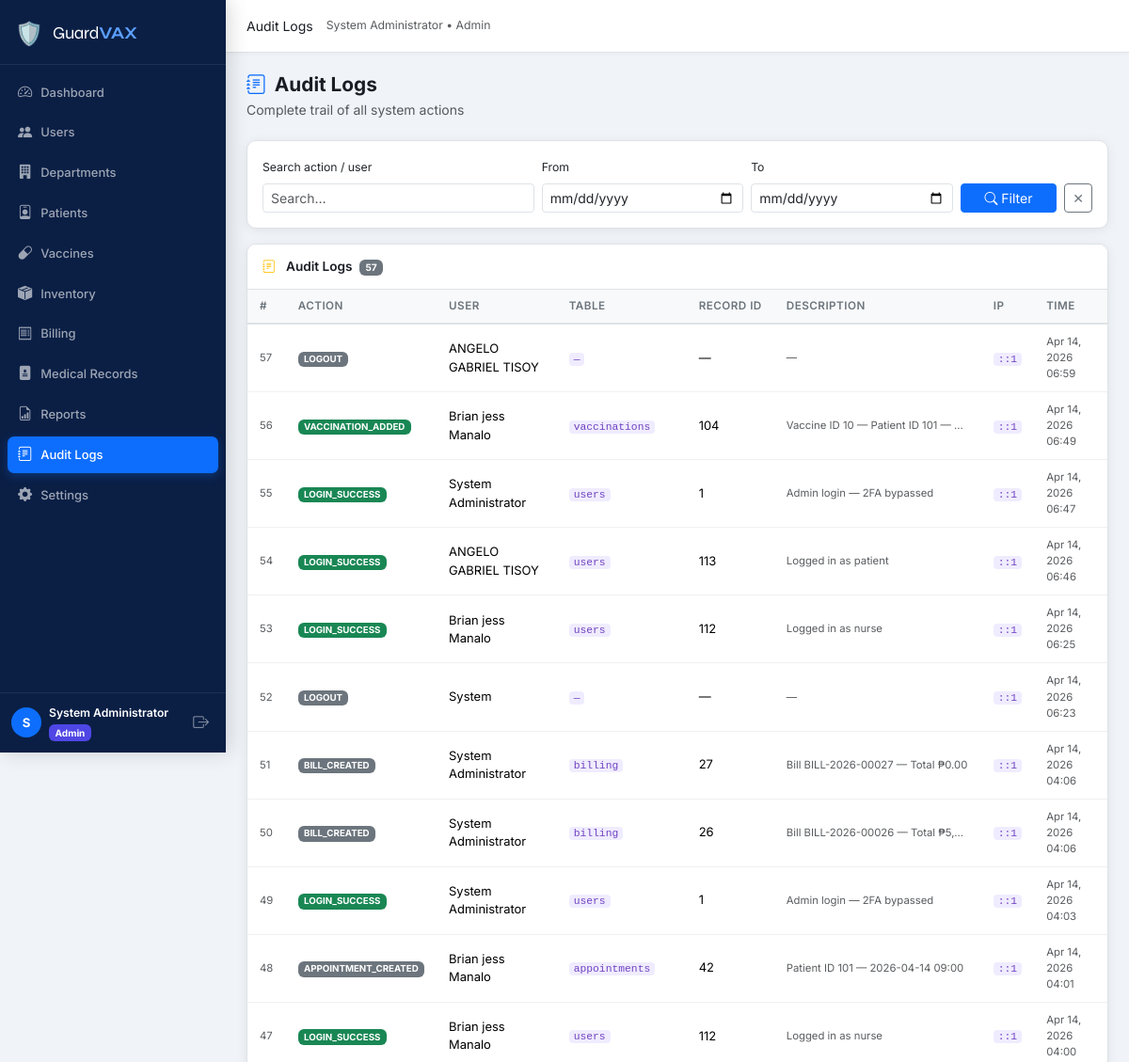
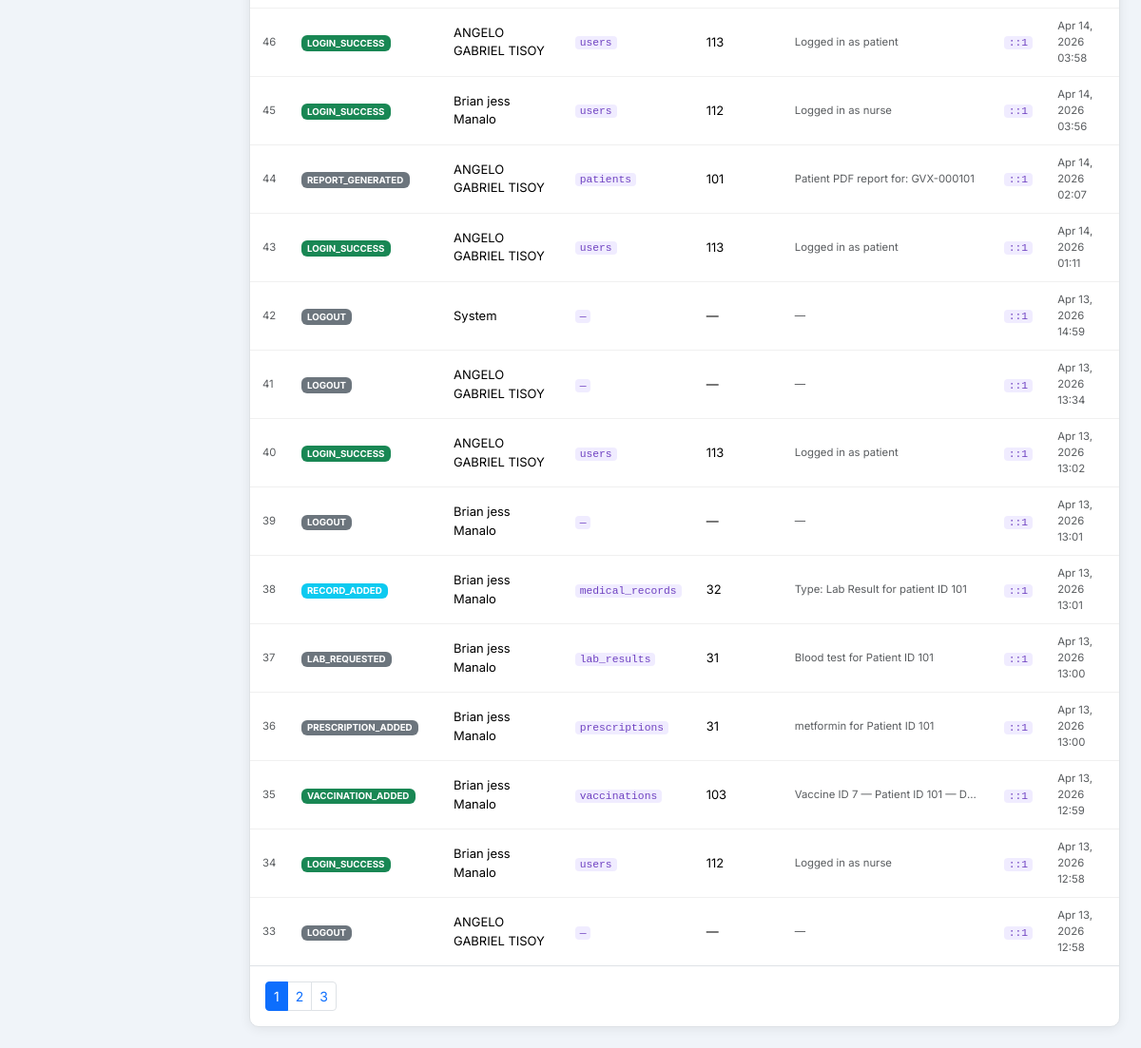
/admin/audit_logs.php (signed in), run on the app's committed database (2 pictures, top to bottom).
### tables this page shows
CREATE TABLE `users` (
  `id` int(10) UNSIGNED NOT NULL,
  `name` varchar(150) NOT NULL,
  `email` varchar(150) NOT NULL,
  `password` varchar(255) NOT NULL,
  `role_id` int(10) UNSIGNED NOT NULL,
  `department_id` int(10) UNSIGNED DEFAULT NULL,
  `status` enum('active','inactive','pending') NOT NULL DEFAULT 'pending',
  `email_verified` tinyint(1) NOT NULL DEFAULT 0,
  `created_at` datetime NOT NULL DEFAULT current_timestamp(),
  `updated_at` datetime NOT NULL DEFAULT current_timestamp() ON UPDATE current_timestamp()
);

CREATE TABLE `roles` (
  `id` int(10) UNSIGNED NOT NULL,
  `name` varchar(50) NOT NULL,
  `label` varchar(100) NOT NULL
);

CREATE TABLE `audit_logs` (
  `id` int(10) UNSIGNED NOT NULL,
  `user_id` int(10) UNSIGNED DEFAULT NULL,
  `action` varchar(100) NOT NULL,
  `table_name` varchar(100) DEFAULT NULL,
  `record_id` int(10) UNSIGNED DEFAULT NULL,
  `description` text DEFAULT NULL,
  `ip_address` varchar(45) DEFAULT NULL,
  `created_at` datetime NOT NULL DEFAULT current_timestamp()
);

### config/db.php (called while the page is built, shortened)
<?php
function db(): PDO {
    static $pdo = null;
    if ($pdo === null) {
        $dsn = sprintf(
            'mysql:host=%s;port=%s;dbname=%s;charset=%s',
            DB_HOST, DB_PORT, DB_NAME, DB_CHARSET
        );
        $options = [
            PDO::ATTR_ERRMODE            => PDO::ERRMODE_EXCEPTION,
            PDO::ATTR_DEFAULT_FETCH_MODE => PDO::FETCH_ASSOC,
            PDO::ATTR_EMULATE_PREPARES   => false,
        ];
        try {
            $pdo = new PDO($dsn, DB_USER, DB_PASS, $options);
            $offset = (new DateTime())->format('P');
            $pdo->exec("SET time_zone='{$offset}'");
        } catch (PDOException $e) {
            die('<div style="padding:2rem;color:red;font-family:monospace">
                <strong>Database Connection Error:</strong> ' . htmlspecialchars($e->getMessage()) . '
            </div>');
        }
    }
    return $pdo;
}

### includes/functions.php (called while the page is built, shortened)
<?php
require_once __DIR__ . '/../config/db.php';
function isLoggedIn(): bool
{
    return isset($_SESSION['user_id']) && !empty($_SESSION['user_id']);
}
function getCurrentUser(): ?array
{
    $stmt = db()->prepare('SELECT u.*, r.name AS role_name FROM users u JOIN roles r ON r.id = u.role_id WHERE u.id = ?');
    $stmt->execute([$_SESSION['user_id']]);
    return $stmt->fetch() ?: null;
}
function sanitize(string $value): string
{
    return htmlspecialchars(trim($value), ENT_QUOTES, 'UTF-8');
}
function paginate(int $total, int $perPage, int $current): array
{
    $pages = (int) ceil($total / $perPage);
    return [
        'total'    => $total,
        'per_page' => $perPage,
        'current'  => $current,
        'pages'    => $pages,
        'offset'   => ($current - 1) * $perPage,
    ];
}
function formatDate(string $date, string $format = 'M d, Y'): string
{
    return $date ? date($format, strtotime($date)) : 'N/A';
}

### includes/auth.php (called while the page is built, shortened)
<?php
require_once __DIR__ . '/functions.php';
function guard(string ...$allowedRoles): array
{
    $user = getCurrentUser();
    return $user;
}

### admin/audit_logs.php (the view, shortened to what this page needs)
<?php
require_once __DIR__ . '/../includes/auth.php';
require_once __DIR__ . '/../includes/layout.php';
$user = guard('admin');
$search    = sanitize($_GET['q'] ?? '');
$dateFrom  = $_GET['date_from'] ?? '';
$dateTo    = $_GET['date_to'] ?? '';
$page      = max(1, (int)($_GET['page'] ?? 1));
$perPage   = 25;
$where  = '1=1';
$params = [];
$countStmt = db()->prepare("SELECT COUNT(*) FROM audit_logs al LEFT JOIN users u ON u.id = al.user_id WHERE {$where}");
$countStmt->execute($params);
$total = (int) $countStmt->fetchColumn();
$pager = paginate($total, $perPage, $page);
$stmt = db()->prepare(
    "SELECT al.*, u.name AS user_name, r.name AS user_role
     FROM audit_logs al
     LEFT JOIN users u ON u.id = al.user_id
     LEFT JOIN roles r ON r.id = u.role_id
     WHERE {$where}
     ORDER BY al.created_at DESC
     LIMIT {$pager['per_page']} OFFSET {$pager['offset']}"
);
$stmt->execute($params);
$logs = $stmt->fetchAll();
$actionColors = [
    'LOGIN_SUCCESS'    => 'success',
    'LOGIN_FAIL'       => 'danger',
    'LOGOUT'           => 'secondary',
    'REGISTER'         => 'info',
    'USER_CREATED'     => 'primary',
    'USER_UPDATED'     => 'warning',
    'USER_STATUS_CHANGED'=> 'warning',
    'PATIENT_CREATED'  => 'primary',
    'PATIENT_UPDATED'  => 'warning',
    'VACCINATION_ADDED'=> 'success',
    'RECORD_ADDED'     => 'info',
    'PASSWORD_RESET'   => 'danger',
    'EMAIL_VERIFIED'   => 'success',
];
?>
<?php renderHead('Audit Logs'); ?>
<?php renderNav($user); ?>
<?php renderPageHeader('Audit Logs', 'Complete trail of all system actions', 'journal-text'); ?>
<div class="card card-gvx mb-3">
  <div class="card-body">
    <form class="row g-2 align-items-end" method="GET">
      <div class="col-12 col-md-4">
        <label class="form-label small">Search action / user</label>
        <input type="text" name="q" class="form-control form-control-sm" placeholder="Search…" value="<?= sanitize($search) ?>">
      </div>
      <div class="col-6 col-md-3">
        <label class="form-label small">From</label>
        <input type="date" name="date_from" class="form-control form-control-sm" value="<?= sanitize($dateFrom) ?>">
      </div>
      <div class="col-6 col-md-3">
        <label class="form-label small">To</label>
        <input type="date" name="date_to" class="form-control form-control-sm" value="<?= sanitize($dateTo) ?>">
      </div>
      <div class="col-12 col-md-2 d-flex gap-2">
        <button type="submit" class="btn btn-sm btn-primary flex-grow-1"><i class="bi bi-search"></i> Filter</button>
        <a href="<?= SITE_URL ?>/admin/audit_logs.php" class="btn btn-sm btn-outline-secondary">✕</a>
      </div>
    </form>
  </div>
</div>
<div class="card card-gvx">
  <div class="card-header-gvx">
    <i class="bi bi-journal-text me-2 text-warning"></i>
    Audit Logs <span class="badge bg-secondary ms-1"><?= $total ?></span>
  </div>
  <div class="table-responsive">
    <table class="table table-gvx mb-0">
      <thead><tr>
        <th>#</th><th>Action</th><th>User</th><th>Table</th><th>Record ID</th><th>Description</th><th>IP</th><th>Time</th>
      </tr></thead>
      <tbody>
        <?php foreach ($logs as $log): ?>
        <tr>
          <td class="text-muted small"><?= $log['id'] ?></td>
          <td>
            <?php $color = $actionColors[$log['action']] ?? 'secondary'; ?>
            <span class="badge bg-<?= $color ?>"><?= sanitize($log['action']) ?></span>
          </td>
          <td><?= sanitize($log['user_name'] ?? 'System') ?></td>
          <td><code class="small"><?= sanitize($log['table_name'] ?? '—') ?></code></td>
          <td><?= $log['record_id'] ?? '—' ?></td>
          <td class="small text-muted" style="max-width:220px;overflow:hidden;text-overflow:ellipsis;white-space:nowrap" title="<?= sanitize($log['description'] ?? '') ?>">
            <?= sanitize($log['description'] ?? '—') ?>
          </td>
          <td><code class="small"><?= sanitize($log['ip_address'] ?? '—') ?></code></td>
          <td class="small text-muted"><?= formatDate($log['created_at'], 'M d, Y H:i') ?></td>
        </tr>
        <?php endforeach; ?>
      </tbody>
    </table>
  </div>
  <?php if ($pager['pages'] > 1): ?>
  <div class="card-body border-top">
    <nav><ul class="pagination pagination-sm mb-0">
      <?php for ($i = 1; $i <= $pager['pages']; $i++): ?>
        <li class="page-item <?= $i === $page ? 'active' : '' ?>">
          <a class="page-link" href="?page=<?= $i ?>&q=<?= urlencode($search) ?>&date_from=<?= $dateFrom ?>&date_to=<?= $dateTo ?>"><?= $i ?></a>
        </li>
      <?php endfor; ?>
    </ul></nav>
  </div>
  <?php endif; ?>
</div>
<?php renderFooter(); ?>

### includes/layout.php (shortened to what this page needs)
<?php
function renderHead(string $title, array $extraCss = []): void
{
    $siteName = SITE_NAME;
    $siteUrl  = SITE_URL;
    echo <<<HTML
<!DOCTYPE html>
<html lang="en">
<head>
  <meta charset="UTF-8">
  <meta name="viewport" content="width=device-width, initial-scale=1.0">
  <title>{$title} — {$siteName}</title>
  <link rel="stylesheet" href="https://cdn.jsdelivr.net/npm/bootstrap@5.3.2/dist/css/bootstrap.min.css">
  <link rel="stylesheet" href="https://cdn.jsdelivr.net/npm/bootstrap-icons@1.11.3/font/bootstrap-icons.min.css">
  <link rel="preconnect" href="https://fonts.googleapis.com">
  <link href="https://fonts.googleapis.com/css2?family=Inter:wght@300;400;500;600;700&family=Syne:wght@700;800&display=swap" rel="stylesheet">
  <link rel="stylesheet" href="{$siteUrl}/assets/css/style.css">
HTML;
    echo "</head>\n<body>\n";
}
function renderNav(array $user): void
{
    $role    = $user['role_name'];
    $name    = htmlspecialchars($user['name']);
    $roleLabel = ucfirst($role);
    $siteUrl = SITE_URL;
    $current = $_SERVER['REQUEST_URI'];
    $links = '';
    foreach ($navLinks as $link) {
        $active = str_contains($current, $link['href']) ? 'active' : '';
        $links .= <<<HTML
        <li class="nav-item">
          <a class="nav-link {$active}" href="{$siteUrl}{$link['href']}">
            <i class="bi bi-{$link['icon']}"></i>
            <span>{$link['label']}</span>
          </a>
        </li>
HTML;
    }
    echo <<<HTML
<div class="gvx-wrapper">
<aside class="gvx-sidebar" id="gvxSidebar">
  <div class="sidebar-brand">
    <span class="brand-icon">🛡️</span>
    <span class="brand-name">Guard<strong>VAX</strong></span>
  </div>
  <nav class="sidebar-nav">
    <ul class="nav flex-column">
      {$links}
    </ul>
  </nav>
  <div class="sidebar-footer">
    <div class="user-pill">
      <div class="user-avatar">{$name[0]}</div>
      <div class="user-info">
        <div class="user-name">{$name}</div>
        <div class="user-role badge bg-role-{$role}">{$roleLabel}</div>
      </div>
    </div>
    <a href="{$siteUrl}/auth/logout.php" class="btn-logout" title="Logout">
      <i class="bi bi-box-arrow-right"></i>
    </a>
  </div>
</aside>
<main class="gvx-main">
  <header class="gvx-topbar">
    <button class="sidebar-toggle d-lg-none" onclick="document.getElementById('gvxSidebar').classList.toggle('show')">
      <i class="bi bi-list"></i>
    </button>
    <div class="topbar-title" id="pageTitle"></div>
    <div class="topbar-actions">
      <span class="text-muted small d-none d-md-block">{$name} &bull; {$roleLabel}</span>
    </div>
  </header>
  <div class="gvx-content">
HTML;
}
function renderFooter(): void
{
    $siteUrl = SITE_URL;
    echo <<<HTML
  </div>
</main>
</div>
<script src="https://cdn.jsdelivr.net/npm/bootstrap@5.3.2/dist/js/bootstrap.bundle.min.js"></script>
<script src="https://cdn.jsdelivr.net/npm/chart.js@4.4.0/dist/chart.umd.min.js"></script>
<script src="https://cdn.jsdelivr.net/npm/sweetalert2@11"></script>
<script src="{$siteUrl}/assets/js/main.js"></script>
</body>
</html>
HTML;
}
function renderPageHeader(string $title, string $subtitle = '', string $icon = 'clipboard2-pulse'): void
{
    echo <<<HTML
    <div class="page-header">
      <div>
        <h1 class="page-title"><i class="bi bi-{$icon}"></i> {$title}</h1>
        <p class="page-subtitle text-muted mb-0">{$subtitle}</p>
      </div>
    </div>
HTML;
}

### assets/css/style.css (style rules this page uses)
:root { --gvx-primary: #0d6efd; --gvx-primary-dark: #0a58ca; --gvx-sidebar-bg: #0b1f45; --gvx-sidebar-w: 240px; --gvx-topbar-h: 56px; --gvx-content-bg: #f0f4f9; --gvx-card-bg: #ffffff; --gvx-border: #dee2e6; --gvx-text: #1a1d24; --gvx-muted: #6c757d; --gvx-radius: 10px; --gvx-shadow: 0 2px 12px rgba(0,0,0,.07); --gvx-transition: .22s ease; }
*, *::before, *::after { box-sizing: border-box; }
body { font-family: 'Inter', system-ui, sans-serif; font-size: .875rem; color: var(--gvx-text); background: var(--gvx-content-bg); overflow-x: hidden; }
.gvx-wrapper { display: flex; min-height: 100vh; }
.gvx-sidebar { width: var(--gvx-sidebar-w); height: 100vh; background: var(--gvx-sidebar-bg); display: flex; flex-direction: column; position: fixed; top: 0; left: 0; z-index: 1050; transition: transform var(--gvx-transition); box-shadow: 4px 0 20px rgba(0,0,0,.15); overflow: hidden; }
.sidebar-brand { padding: 18px 16px 14px; display: flex; align-items: center; gap: 10px; border-bottom: 1px solid rgba(255,255,255,.08); flex-shrink: 0; }
.brand-icon { font-size: 1.5rem; }
.brand-name { font-family: 'Syne', sans-serif; font-size: 1.15rem; color: #fff; letter-spacing: -.3px; }
.brand-name strong { color: #5b9eff; }
.sidebar-nav { flex: 1; padding: 8px 0; overflow-y: auto; overflow-x: hidden; scrollbar-width: thin; scrollbar-color: rgba(255,255,255,.15) transparent; }
.sidebar-nav .nav-item { margin: 2px 8px; }
.sidebar-nav .nav-link { display: flex; align-items: center; gap: 9px; padding: 8px 11px; border-radius: 7px; color: rgba(255,255,255,.6); font-size: .81rem; font-weight: 500; transition: background var(--gvx-transition), color var(--gvx-transition); text-decoration: none; white-space: nowrap; }
.sidebar-nav .nav-link i { font-size: .95rem; flex-shrink: 0; }
.sidebar-nav .nav-link.active { background: var(--gvx-primary); color: #fff; box-shadow: 0 3px 10px rgba(13,110,253,.3); }
.sidebar-footer { padding: 12px 12px; border-top: 1px solid rgba(255,255,255,.08); display: flex; align-items: center; gap: 8px; flex-shrink: 0; background: var(--gvx-sidebar-bg); }
.user-pill { display: flex; align-items: center; gap: 8px; flex: 1; min-width: 0; }
.user-avatar { width: 32px; height: 32px; border-radius: 50%; background: var(--gvx-primary); color: #fff; font-size: .82rem; font-weight: 700; display: flex; align-items: center; justify-content: center; flex-shrink: 0; }
.user-info { min-width: 0; }
.user-name { color: #fff; font-size: .76rem; font-weight: 600; white-space: nowrap; overflow: hidden; text-overflow: ellipsis; }
.user-role { font-size: .63rem; }
.btn-logout { color: rgba(255,255,255,.5); font-size: 1.05rem; padding: 4px 6px; border-radius: 6px; transition: color .2s, background .2s; text-decoration: none; flex-shrink: 0; }
.gvx-main { flex: 1; margin-left: var(--gvx-sidebar-w); display: flex; flex-direction: column; min-height: 100vh; }
.gvx-topbar { height: var(--gvx-topbar-h); background: #fff; border-bottom: 1px solid var(--gvx-border); display: flex; align-items: center; padding: 0 22px; gap: 14px; position: sticky; top: 0; z-index: 100; box-shadow: 0 1px 6px rgba(0,0,0,.04); }
.gvx-content { padding: 22px; flex: 1; }
.page-header { display: flex; align-items: flex-start; justify-content: space-between; margin-bottom: 22px; }
.page-title { font-size: 1.3rem; font-weight: 700; color: var(--gvx-text); margin: 0 0 3px; display: flex; align-items: center; gap: 9px; }
.page-title i { color: var(--gvx-primary); }
.card-gvx { border: 1px solid var(--gvx-border); border-radius: var(--gvx-radius); box-shadow: var(--gvx-shadow); background: var(--gvx-card-bg); overflow: hidden; }
.card-header-gvx { padding: 13px 16px; background: #fff; border-bottom: 1px solid var(--gvx-border); font-weight: 600; font-size: .85rem; color: var(--gvx-text); }
.table-gvx { font-size: .81rem; }
.table-gvx thead th { background: #f8f9fa; color: var(--gvx-muted); font-weight: 600; font-size: .73rem; text-transform: uppercase; letter-spacing: .04em; padding: 9px 13px; border-bottom: 2px solid var(--gvx-border); white-space: nowrap; }
.table-gvx tbody td { padding: 10px 13px; vertical-align: middle; border-bottom: 1px solid #f0f0f0; }
.table-gvx tbody tr:last-child td { border-bottom: none; }
.bg-role-admin { background: #4f46e5 !important; }
code { font-size: .76rem; color: #6f42c1; background: #f0ecff; padding: 1px 5px; border-radius: 4px; }

### data on the page
users: name "S", name "System Administrator", role.name "Admin"
audit_logs: id "57", action "LOGOUT", user.name "ANGELO GABRIEL TISOY", table_name "—", record "—", description "—", ip_address "::1", created_at "Apr 14, 2026 06:59"
audit_logs: id "56", action "VACCINATION_ADDED", user.name "Brian jess Manalo", table_name "vaccinations", record "104", description "Vaccine ID 10 — Patient ID 101 —…", ip_address "::1", created_at "Apr 14, 2026 06:49"
audit_logs: id "55", action "LOGIN_SUCCESS", user.name "System Administrator", table_name "users", record "1", description "Admin login — 2FA bypassed", ip_address "::1", created_at "Apr 14, 2026 06:47"
audit_logs: id "54", action "LOGIN_SUCCESS", user.name "ANGELO GABRIEL TISOY", table_name "users", record "113", description "Logged in as patient", ip_address "::1", created_at "Apr 14, 2026 06:46"
audit_logs: id "53", action "LOGIN_SUCCESS", user.name "Brian jess Manalo", table_name "users", record "112", description "Logged in as nurse", ip_address "::1", created_at "Apr 14, 2026 06:25"
audit_logs: id "52", action "LOGOUT", user_name "System", table_name "—", record "—", description "—", ip_address "::1", created_at "Apr 14, 2026 06:23"
audit_logs: id "51", action "BILL_CREATED", user.name "System Administrator", table_name "billing", record "27", description "Bill BILL-2026-00027 — Total ₱0.00", ip_address "::1", created_at "Apr 14, 2026 04:06"
audit_logs: id "50", action "BILL_CREATED", user.name "System Administrator", table_name "billing", record "26", description "Bill BILL-2026-00026 — Total ₱5,…", ip_address "::1", created_at "Apr 14, 2026 04:06"
audit_logs: id "49", action "LOGIN_SUCCESS", user.name "System Administrator", table_name "users", record "1", description "Admin login — 2FA bypassed", ip_address "::1", created_at "Apr 14, 2026 04:03"
audit_logs: id "48", action "APPOINTMENT_CREATED", user.name "Brian jess Manalo", table_name "appointments", record "42", description "Patient ID 101 — 2026-04-14 09:00", ip_address "::1", created_at "Apr 14, 2026 04:01"
audit_logs: id "47", action "LOGIN_SUCCESS", user.name "Brian jess Manalo", table_name "users", record "112", description "Logged in as nurse", ip_address "::1", created_at "Apr 14, 2026 04:00"
audit_logs: id "46", action "LOGIN_SUCCESS", user.name "ANGELO GABRIEL TISOY", table_name "users", record "113", description "Logged in as patient", ip_address "::1", created_at "Apr 14, 2026 03:58"
audit_logs: id "45", action "LOGIN_SUCCESS", user.name "Brian jess Manalo", table_name "users", record "112", description "Logged in as nurse", ip_address "::1", created_at "Apr 14, 2026 03:56"
audit_logs: id "44", action "REPORT_GENERATED", user.name "ANGELO GABRIEL TISOY", table_name "patients", record "101", description "Patient PDF report for: GVX-000101", ip_address "::1", created_at "Apr 14, 2026 02:07"
audit_logs: id "43", action "LOGIN_SUCCESS", user.name "ANGELO GABRIEL TISOY", table_name "users", record "113", description "Logged in as patient", ip_address "::1", created_at "Apr 14, 2026 01:11"
audit_logs: id "42", action "LOGOUT", user_name "System", table_name "—", record "—", description "—", ip_address "::1", created_at "Apr 13, 2026 14:59"
audit_logs: id "41", action "LOGOUT", user.name "ANGELO GABRIEL TISOY", table_name "—", record "—", description "—", ip_address "::1", created_at "Apr 13, 2026 13:34"
audit_logs: id "40", action "LOGIN_SUCCESS", user.name "ANGELO GABRIEL TISOY", table_name "users", record "113", description "Logged in as patient", ip_address "::1", created_at "Apr 13, 2026 13:02"
audit_logs: id "39", action "LOGOUT", user.name "Brian jess Manalo", table_name "—", record "—", description "—", ip_address "::1", created_at "Apr 13, 2026 13:01"
audit_logs: id "38", action "RECORD_ADDED", user.name "Brian jess Manalo", table_name "medical_records", record "32", description "Type: Lab Result for patient ID 101", ip_address "::1", created_at "Apr 13, 2026 13:01"
audit_logs: id "37", action "LAB_REQUESTED", user.name "Brian jess Manalo", table_name "lab_results", record "31", description "Blood test for Patient ID 101", ip_address "::1", created_at "Apr 13, 2026 13:00"
audit_logs: id "36", action "PRESCRIPTION_ADDED", user.name "Brian jess Manalo", table_name "prescriptions", record "31", description "metformin for Patient ID 101", ip_address "::1", created_at "Apr 13, 2026 13:00"
audit_logs: id "35", action "VACCINATION_ADDED", user.name "Brian jess Manalo", table_name "vaccinations", record "103", description "Vaccine ID 7 — Patient ID 101 — D…", ip_address "::1", created_at "Apr 13, 2026 12:59"
audit_logs: id "34", action "LOGIN_SUCCESS", user.name "Brian jess Manalo", table_name "users", record "112", description "Logged in as nurse", ip_address "::1", created_at "Apr 13, 2026 12:58"
audit_logs: id "33", action "LOGOUT", user.name "ANGELO GABRIEL TISOY", table_name "—", record "—", description "—", ip_address "::1", created_at "Apr 13, 2026 12:58"

### other printed values
$link['label'] "Dashboard"
$link['label'] "Users"
$link['label'] "Departments"
$link['label'] "Patients"
$link['label'] "Vaccines"
$link['label'] "Inventory"
$link['label'] "Billing"
$link['label'] "Medical Records"
$link['label'] "Reports"
$link['label'] "Audit Logs"
$link['label'] "Settings"
$title "Audit Logs"
$subtitle "Complete trail of all system actions"
$total "57"
